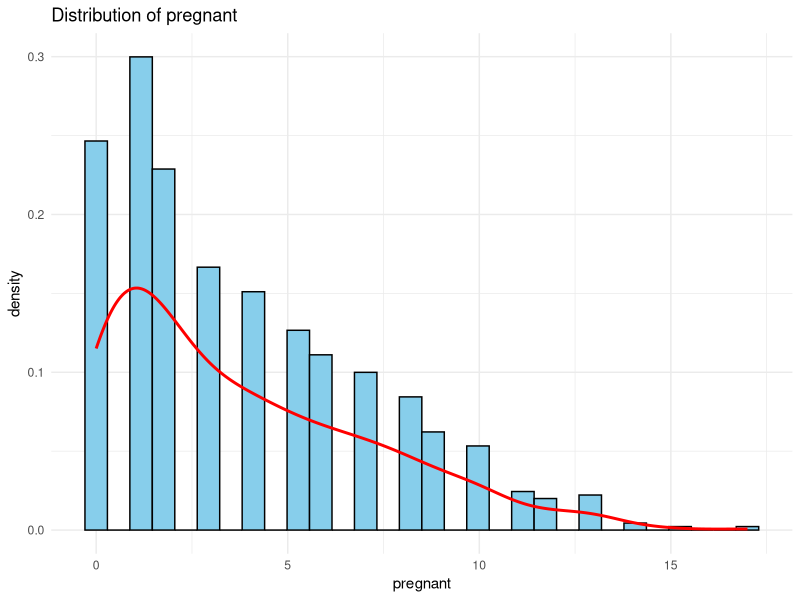
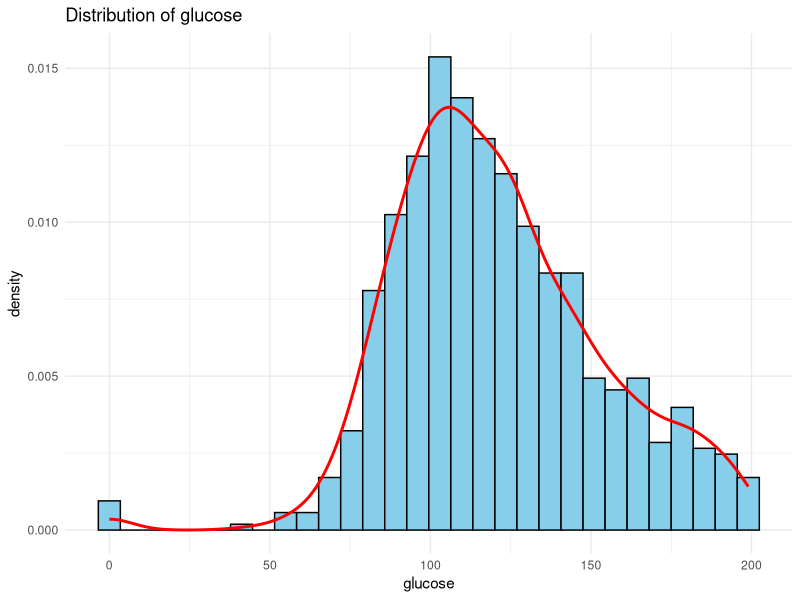
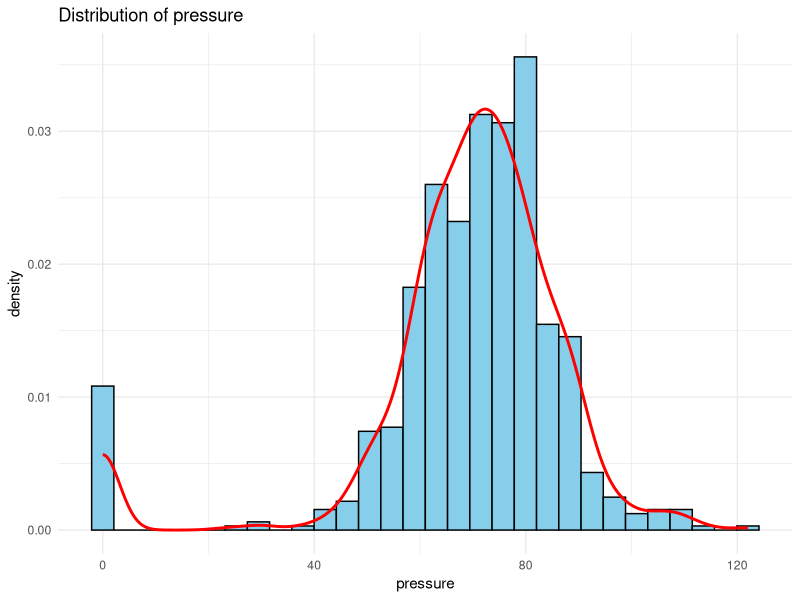
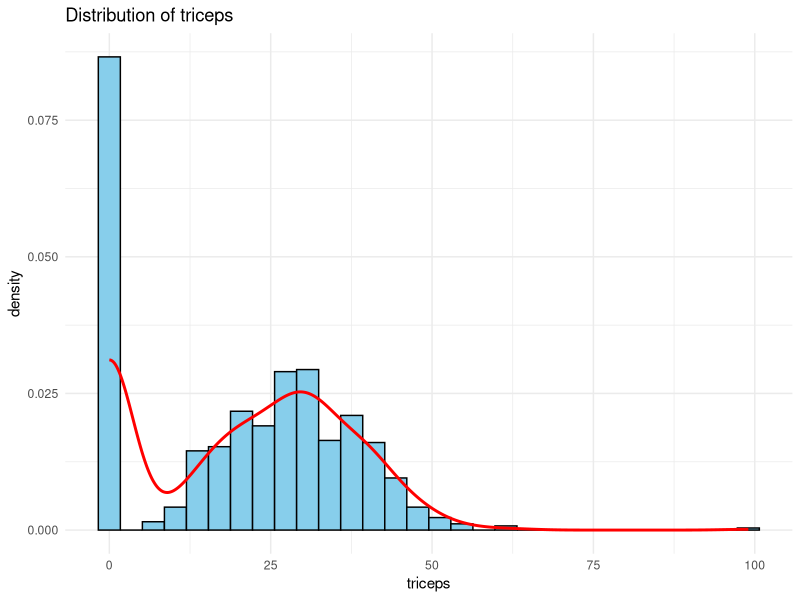
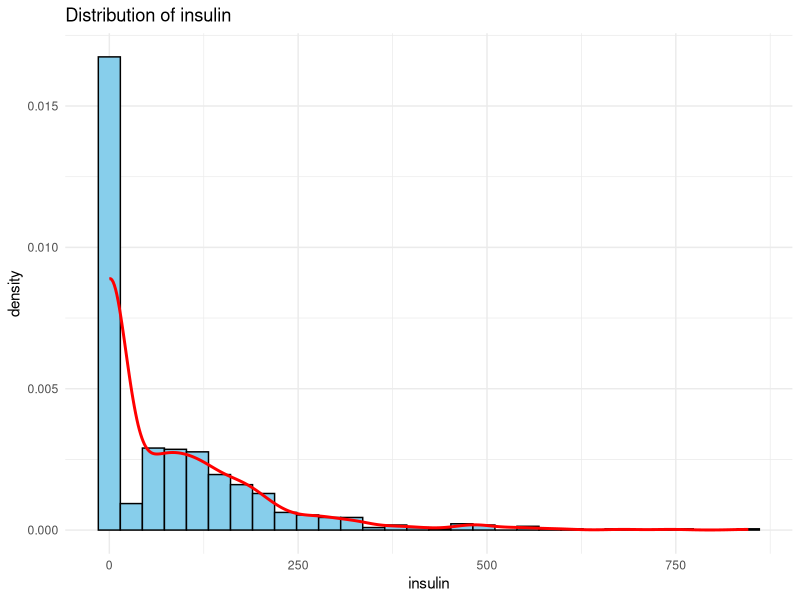
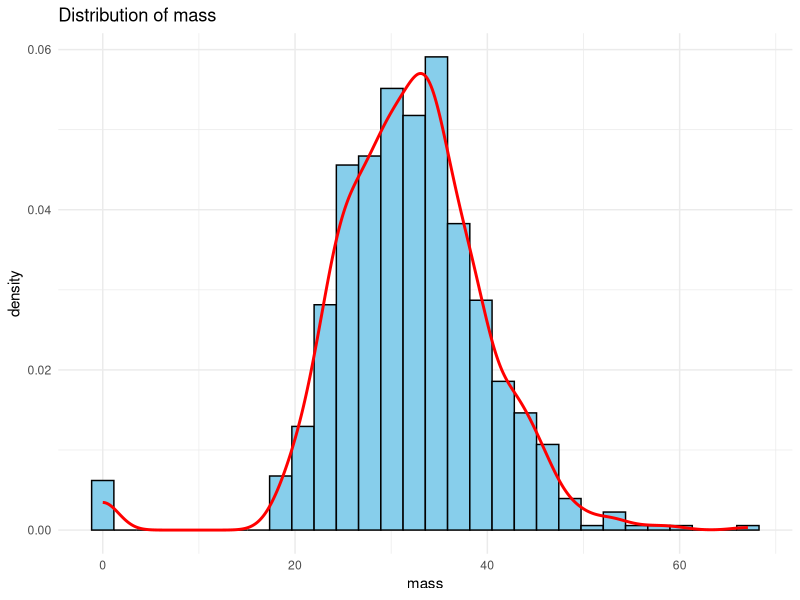
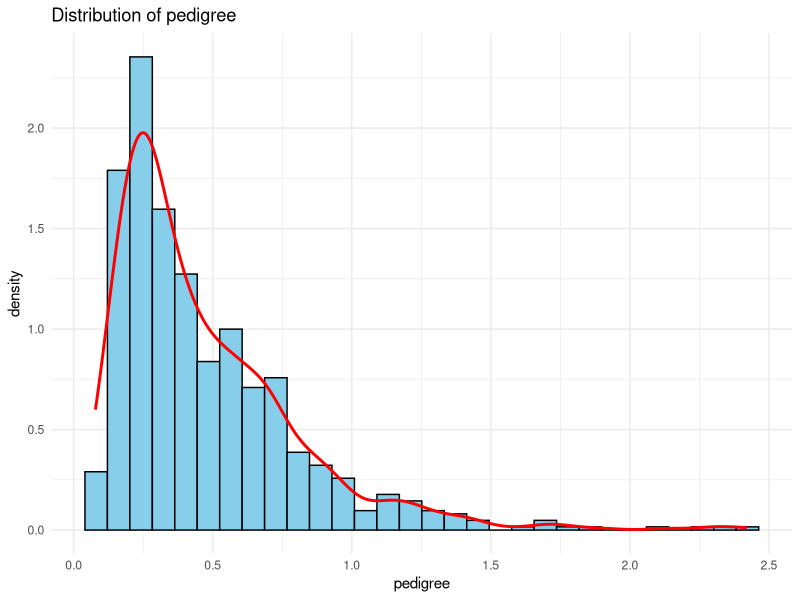
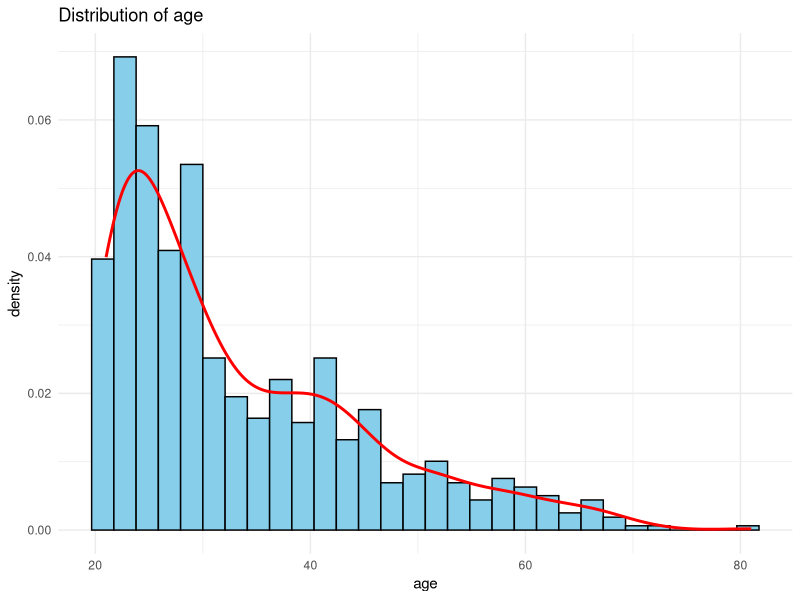

Generate these figures, in order, with R:
library(mlbench)    
library(ggplot2)
library(GGally)
library(dplyr)

data("PimaIndiansDiabetes")
df <- PimaIndiansDiabetes

summary(df)


numeric_vars <- names(df)[sapply(df, is.numeric)]

for(var in numeric_vars) {
  print(
    ggplot(df, aes(x = !!sym(var))) +
      geom_histogram(aes(y = ..density..), bins = 30, fill = "skyblue", color = "black") +
      geom_density(color = "red", linewidth = 1) +
      labs(title = paste("Distribution of", var), x = var) +
      theme_minimal()
  )
}

for(var in numeric_vars) {
  print(
    ggplot(df, aes(y = !!sym(var))) +
      geom_boxplot(fill = "orange", color = "darkorange") +
      labs(title = paste("Boxplot of", var), y = var) +
      theme_minimal()
  )
}

ggplot(df, aes(x = diabetes, fill = diabetes)) +
  geom_bar() +
  labs(title = "Distribution of Diabetes Outcomes", x = "Diabetes Status") +
  theme_minimal()

for(var in numeric_vars) {
  print(
    ggplot(df, aes(x = diabetes, y = !!sym(var), fill = diabetes)) +
      geom_boxplot() +
      labs(title = paste(var, "vs Diabetes Status"), y = var) +
      theme_minimal()
  )
}

ggpairs(df[, numeric_vars], 
        progress = FALSE,
        upper = list(continuous = wrap("cor", size = 3)),
        lower = list(continuous = "smooth"))

cor_matrix <- cor(df[, numeric_vars])
print(round(cor_matrix, 2))


ggplot(df, aes(x = glucose, y = age, color = diabetes)) +
  geom_point(alpha = 0.6) +
  geom_smooth(method = "lm", se = FALSE) +
  labs(title = "Interaction between Glucose and Age by Diabetes Status") +
  theme_minimal()